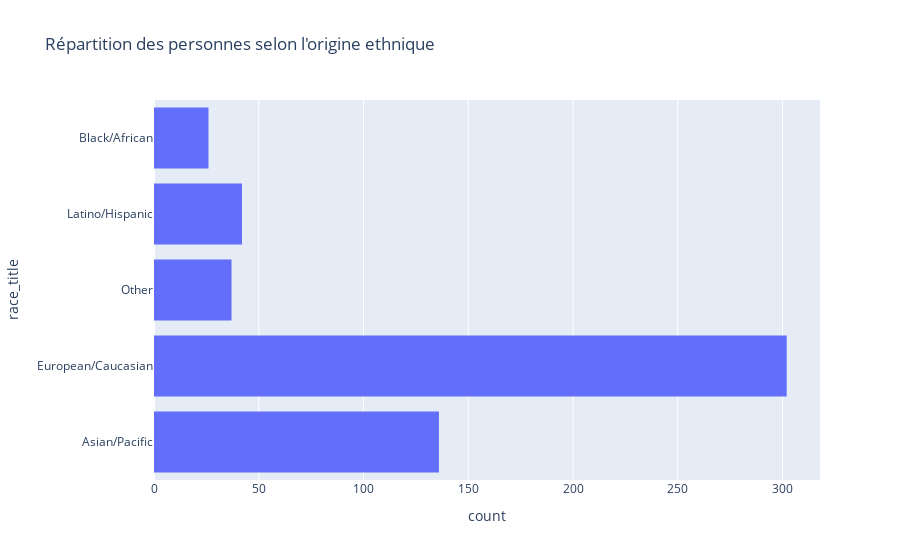

The code cell stored with this chart in its notebook:
### Markdown cell above
Les étudiants et les métiers de la finance/marketing sont les plus représentés

### Code cell
px.histogram(df_population, y='race_title', orientation='h', title="Répartition des personnes selon l'origine ethnique")

### Figure 1 — Plotly figure (JSON) as saved in the notebook; plotly's stock layout.template omitted (floating-point values rounded to 4 significant figures; data arrays with more than 128 entries replaced by an {"elided": "..."} marker saying what was removed)
{"data": [{"alignmentgroup": "True", "bingroup": "y", "hovertemplate": "count=%{x}<br>race_title=%{y}<extra></extra>", "legendgroup": "", "marker": {"color": "#636efa", "pattern": {"shape": ""}}, "name": "", "offsetgroup": "", "orientation": "h", "showlegend": false, "type": "histogram", "xaxis": "x", "y": {"elided": "543 str values"}, "yaxis": "y"}], "layout": {"barmode": "relative", "legend": {"tracegroupgap": 0}, "title": {"text": "Répartition des personnes selon l'origine ethnique"}, "xaxis": {"anchor": "y", "domain": [0, 1], "title": {"text": "count"}}, "yaxis": {"anchor": "x", "domain": [0, 1], "title": {"text": "race_title"}}}}
